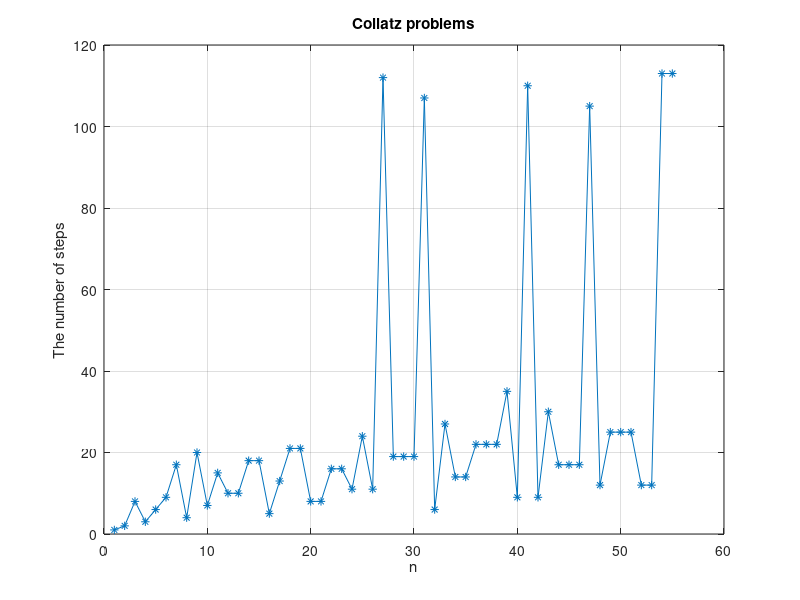

Write the MATLAB code that produced this figure. (Note: this script raises an error after producing the figure.)
clear all;
clc;
n = input("Please input the value of n (POSITIVE INTEGER):");
N = n + 50;
S = [];

for k = 1:N
    n = k;
    i = 1;
    while n ~= 1
        if mod(n,2) == 0
            n = n/2;
        else
            n = 3 * n + 1;
        end
        i = i + 1;
    end
    S(k)=i;
end

plot(S,'-*');
grid;
xlabel('n');
ylabel('The number of steps');
title('Collatz problems');
%% The Least Squares Method
x = (1:N)';
xf = log(x);
yf = S';
f = inline('a(1)+a(2).*xf','a','xf');
[beta,r] = lsqcurvefit(f,[1,1],xf,yf);
yn = beta(1) + beta(2) * log(x);

subplot(1, 3, 1);
plot(x,S','r-o');
hold on;
plot(x,yn,'b');
grid;

p_1 = yn(1); 
p_2 = yn(2);
%% The L^(1) fit
x = 1:N;
beta = [0;0];
fn = @(x,beta) beta(1) + beta(2) * log(x);
fun = @(beta) sum(abs(S-fn(x,beta)));
a0 = [0,0];
beta = fminsearch(fun,a0);
y = fn(x,beta);

subplot(1,3,2);
plot(x,S,'r-o');
hold on;
plot(x,y,'b');
grid;

p_3 = beta(1); 
p_4 = beta(2);
%% Mixed model
x = 1:N;
beta = [0;0;0;0];
fun_1 = @(n,beta) beta(1) + beta(2) * log(x);
fun_2 = @(n,beta) beta(3) + beta(4) * x;
f = @(beta) sum(min(abs(fun_1(x,beta) - S), abs(fun_2(x,beta) - S))); 
a1 = [1,1,50,-1];
beta = fminsearch(f, a1);

subplot(1,3,3);
plot(x,S,'r-o');
hold on
y_1 = fun_1(x,beta);                         
y_2 = fun_2(x,beta);
plot(x,y_1,'b');
plot(x,y_2,'b');
grid;

p_5 = beta(1); 
p_6 = beta(2);
p_7 = beta(3);
p_8 = beta(4);
%% Output equations
if p_2 > 0
    X = ['The Least Squares Method: ',num2str(p_1),'+',num2str(p_2),'*log(n)'];
    disp(X);
else
    X = ['The Least Squares Method: ',num2str(p_1),'',num2str(p_2),'*log(n)'];
    disp(X);
end

if p_4 > 0
    Y = ['The L^(1) fit: ',num2str(p_3),'+',num2str(p_4),'*log(n)'];
    disp(Y);
else
    Y = ['The L^(1) fit: ',num2str(p_3),'',num2str(p_4),'*log(n)'];
    disp(Y);
end

if p_6 > 0
    if p_8 > 0
        Z = ['Mixed model: ',num2str(p_5),'+',num2str(p_6),'*log(n) and ',num2str(p_7),' + ',num2str(p_8),'*n'];
        disp(Z);
    else 
        Z = ['Mixed model: ',num2str(p_5),'+',num2str(p_6),'*log(n) and ',num2str(p_7),'',num2str(p_8),'*n'];
        disp(Z);
    end
end
if p_6 < 0
    if p_8 > 0
        Z = ['Mixed model: ',num2str(p_5),'',num2str(p_6),'*log(n) and ',num2str(p_7),'+',num2str(p_8),'*n'];
        disp(Z);
    else
        Z = ['Mixed model: ',num2str(p_5),'',num2str(p_6),'*log(n) and ',num2str(p_7),'',num2str(p_8),'*n'];
        disp(Z);
    end
end
